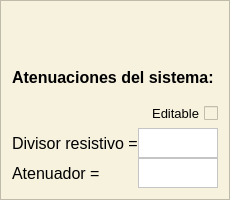
     <widget class="QFrame" name="row3_1">
      <property name="minimumSize">
       <size>
        <width>230</width>
        <height>200</height>
       </size>
      </property>
      <property name="maximumSize">
       <size>
        <width>230</width>
        <height>200</height>
       </size>
      </property>
      <property name="styleSheet">
       <string notr="true">background-color: rgb(247, 242, 222);</string>
      </property>
      <property name="frameShape">
       <enum>QFrame::Shape::StyledPanel</enum>
      </property>
      <property name="frameShadow">
       <enum>QFrame::Shadow::Raised</enum>
      </property>
      <layout class="QGridLayout" name="gridLayout_15">
       <item row="1" column="0">
        <widget class="QLabel" name="atenuacion_sistema">
         <property name="minimumSize">
          <size>
           <width>210</width>
           <height>30</height>
          </size>
         </property>
         <property name="maximumSize">
          <size>
           <width>210</width>
           <height>30</height>
          </size>
         </property>
         <property name="font">
          <font>
           <family>Segoe UI</family>
           <pointsize>12</pointsize>
           <bold>true</bold>
          </font>
         </property>
         <property name="text">
          <string>Atenuaciones del sistema:</string>
         </property>
        </widget>
       </item>
       <item row="2" column="0">
        <layout class="QGridLayout" name="gridLayout_6">
         <property name="spacing">
          <number>0</number>
         </property>
         <item row="0" column="0">
          <spacer name="horizontalSpacer_8">
           <property name="orientation">
            <enum>Qt::Orientation::Horizontal</enum>
           </property>
           <property name="sizeHint" stdset="0">
            <size>
             <width>40</width>
             <height>20</height>
            </size>
           </property>
          </spacer>
         </item>
         <item row="0" column="1" colspan="2">
          <widget class="QCheckBox" name="habilitador_dividor_resistivo">
           <property name="enabled">
            <bool>true</bool>
           </property>
           <property name="minimumSize">
            <size>
             <width>80</width>
             <height>30</height>
            </size>
           </property>
           <property name="maximumSize">
            <size>
             <width>80</width>
             <height>30</height>
            </size>
           </property>
           <property name="font">
            <font>
             <family>Segoe UI</family>
             <pointsize>10</pointsize>
            </font>
           </property>
           <property name="toolTipDuration">
            <number>-1</number>
           </property>
           <property name="layoutDirection">
            <enum>Qt::LayoutDirection::RightToLeft</enum>
           </property>
           <property name="autoFillBackground">
            <bool>false</bool>
           </property>
           <property name="text">
            <string>Editable</string>
           </property>
           <property name="checked">
            <bool>false</bool>
           </property>
          </widget>
         </item>
         <item row="1" column="0" colspan="2">
          <widget class="QLabel" name="divisor_resistivo">
           <property name="minimumSize">
            <size>
             <width>130</width>
             <height>30</height>
            </size>
           </property>
           <property name="maximumSize">
            <size>
             <width>130</width>
             <height>30</height>
            </size>
           </property>
           <property name="font">
            <font>
             <family>Segoe UI</family>
             <pointsize>12</pointsize>
            </font>
           </property>
           <property name="text">
            <string>Divisor resistivo =</string>
           </property>
          </widget>
         </item>
         <item row="1" column="2">
          <widget class="QPlainTextEdit" name="entrada_divisor_resistivo">
           <property name="minimumSize">
            <size>
             <width>80</width>
             <height>30</height>
            </size>
           </property>
           <property name="maximumSize">
            <size>
             <width>80</width>
             <height>30</height>
            </size>
           </property>
           <property name="font">
            <font>
             <family>Segoe UI</family>
             <pointsize>12</pointsize>
            </font>
           </property>
           <property name="styleSheet">
            <string notr="true">background-color: rgb(255, 255, 255);</string>
           </property>
           <property name="verticalScrollBarPolicy">
            <enum>Qt::ScrollBarPolicy::ScrollBarAlwaysOff</enum>
           </property>
          </widget>
         </item>
         <item row="2" column="0" colspan="2">
          <widget class="QLabel" name="atenuador">
           <property name="minimumSize">
            <size>
             <width>130</width>
             <height>30</height>
            </size>
           </property>
           <property name="maximumSize">
            <size>
             <width>130</width>
             <height>30</height>
            </size>
           </property>
           <property name="font">
            <font>
             <family>Segoe UI</family>
             <pointsize>12</pointsize>
            </font>
           </property>
           <property name="text">
            <string>Atenuador =</string>
           </property>
          </widget>
         </item>
         <item row="2" column="2">
          <widget class="QPlainTextEdit" name="entrada_atenuador">
           <property name="minimumSize">
            <size>
             <width>80</width>
             <height>30</height>
            </size>
           </property>
           <property name="maximumSize">
            <size>
             <width>80</width>
             <height>30</height>
            </size>
           </property>
           <property name="font">
            <font>
             <family>Segoe UI</family>
             <pointsize>12</pointsize>
            </font>
           </property>
           <property name="styleSheet">
            <string notr="true">background-color: rgb(255, 255, 255);</string>
           </property>
           <property name="verticalScrollBarPolicy">
            <enum>Qt::ScrollBarPolicy::ScrollBarAlwaysOff</enum>
           </property>
          </widget>
         </item>
        </layout>
       </item>
       <item row="0" column="0">
        <spacer name="verticalSpacer_2">
         <property name="orientation">
          <enum>Qt::Orientation::Vertical</enum>
         </property>
         <property name="sizeHint" stdset="0">
          <size>
           <width>20</width>
           <height>40</height>
          </size>
         </property>
        </spacer>
       </item>
      </layout>
     </widget>
